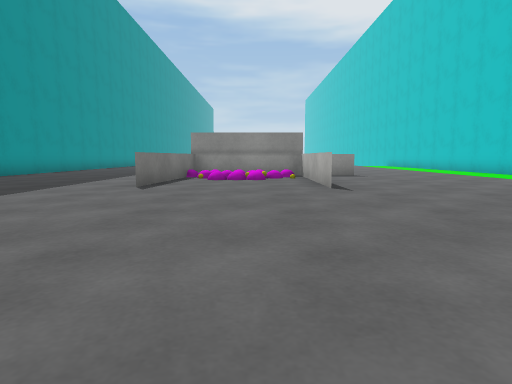
[1] (above)

24 first-person views from a walk through a 3-D level made in the Unity game engine. The camera is 0.58 m above the floor, tilts 6° down and sees 75° across. The floor is counted in squares, 1 m on a side. Each view is taken from the middle of a square. On the plan, view 1 faces up. The plan holds only what a view shows up to about 9 squares ahead; the rest is blank. The place goes on beyond the plan. Some animated figures are not drawn. Some surface patterns are stand-ins.

[2]
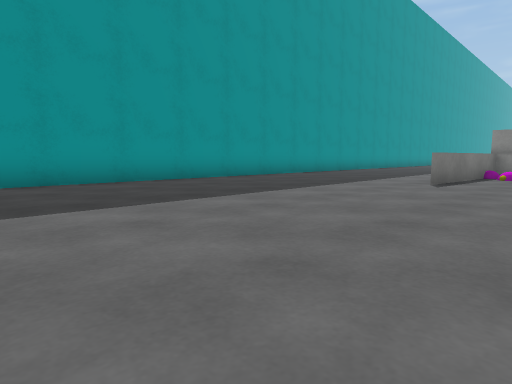

[3]
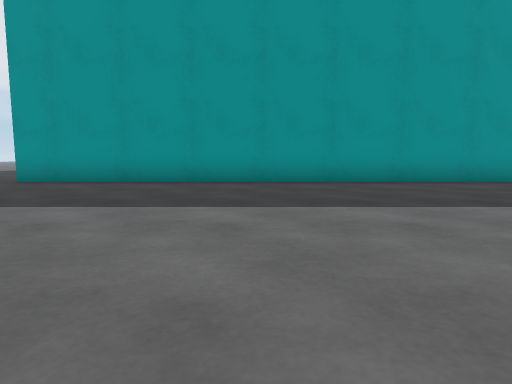

[4]
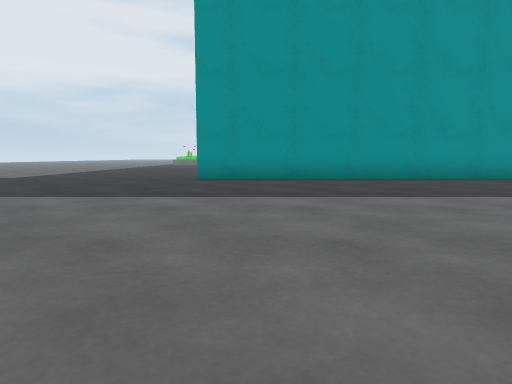

[5]
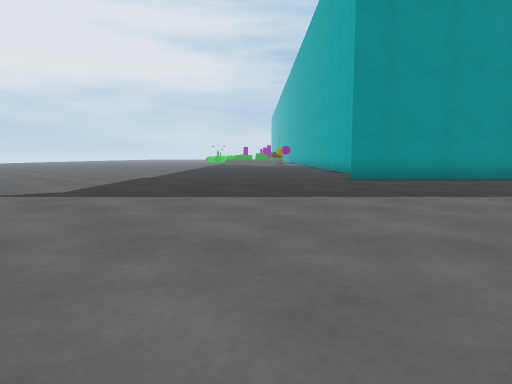

[6]
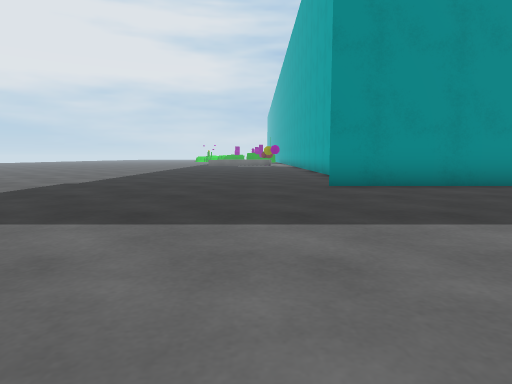

[7]
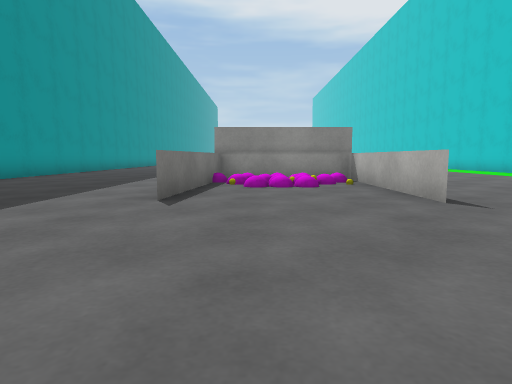

[8]
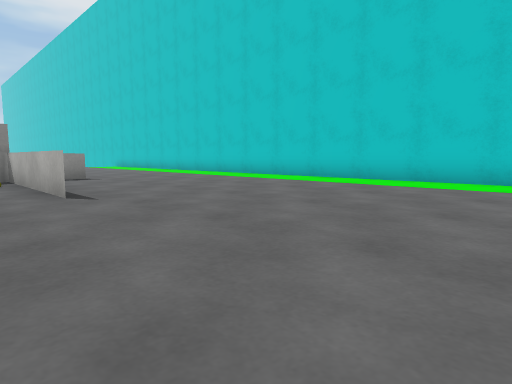

[9]
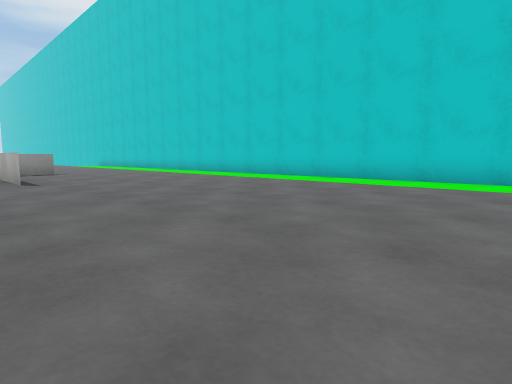

[10]
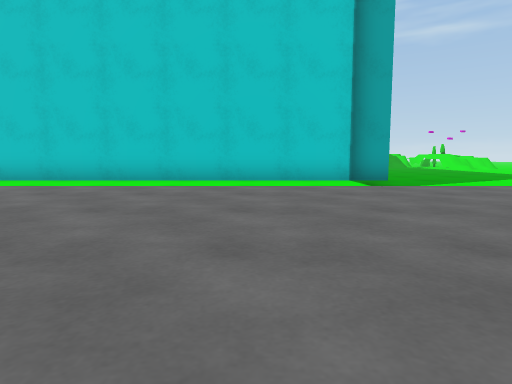

[11]
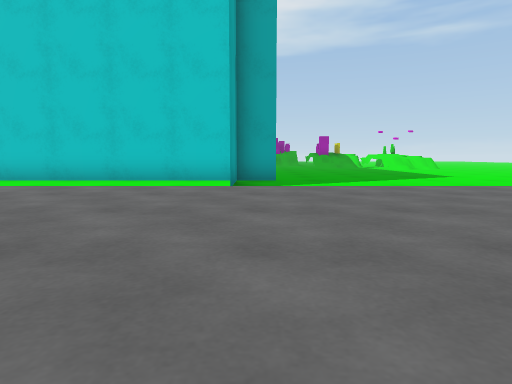

[12]
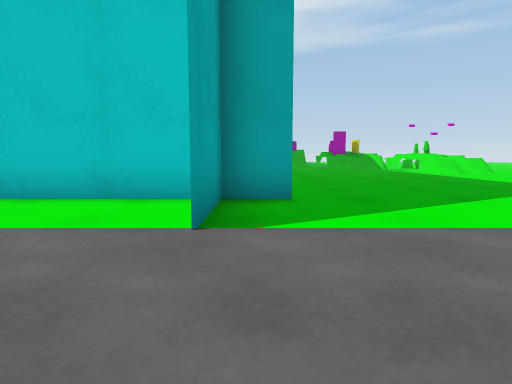

[13]
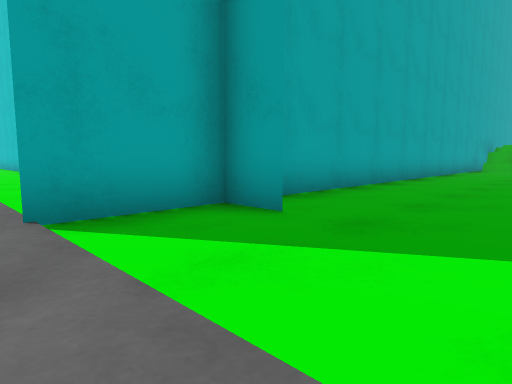

[14]
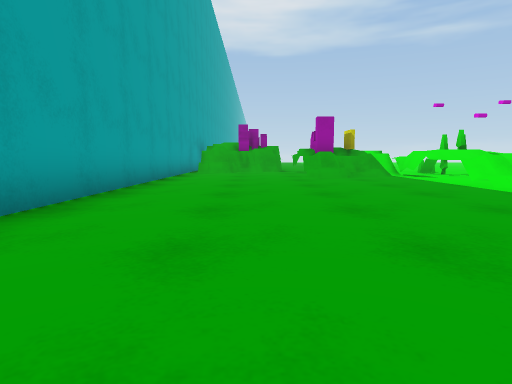

[15]
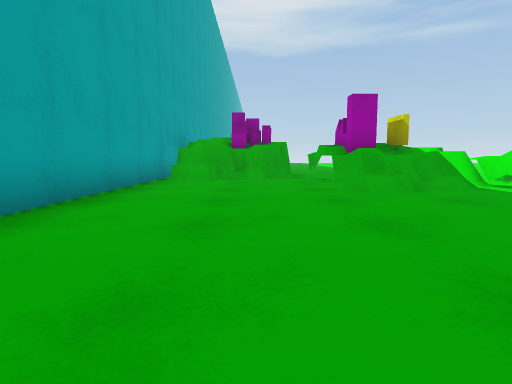

[16]
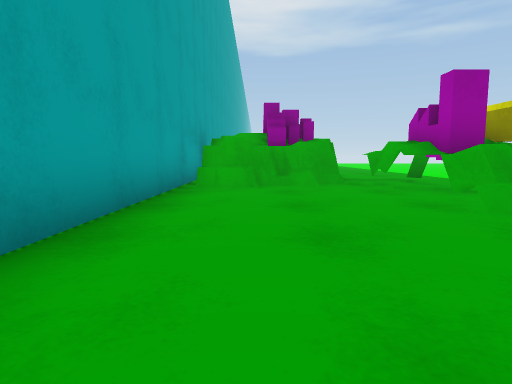

[17]
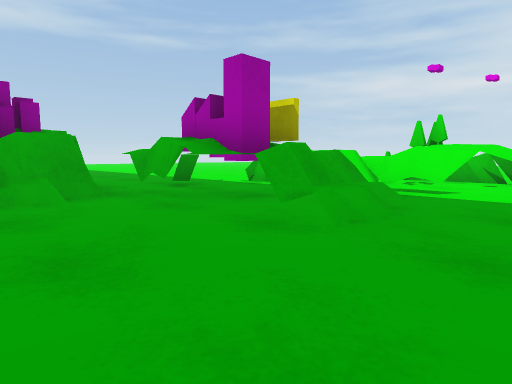

[18]
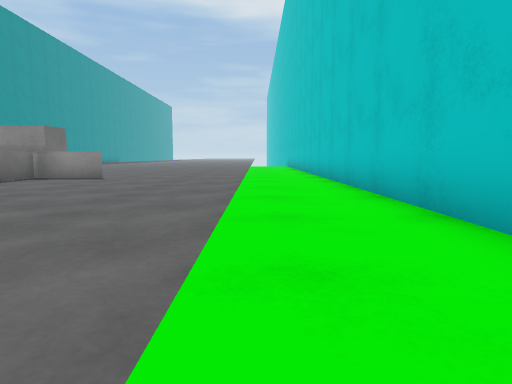

[19]
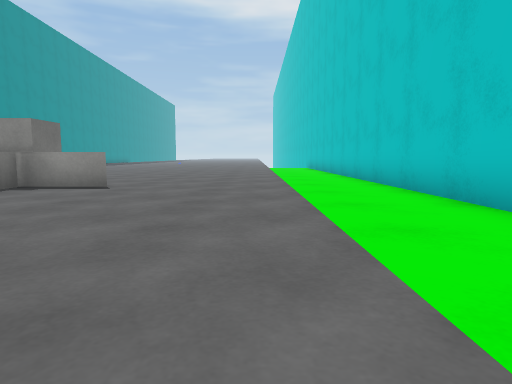

[20]
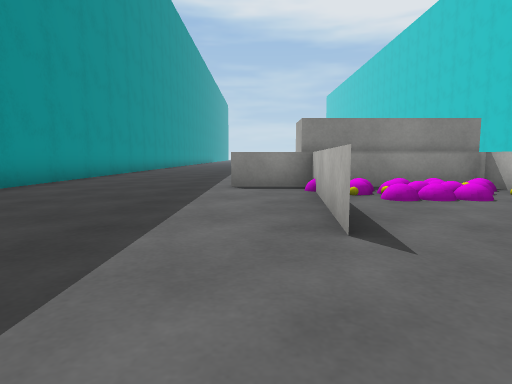

[21]
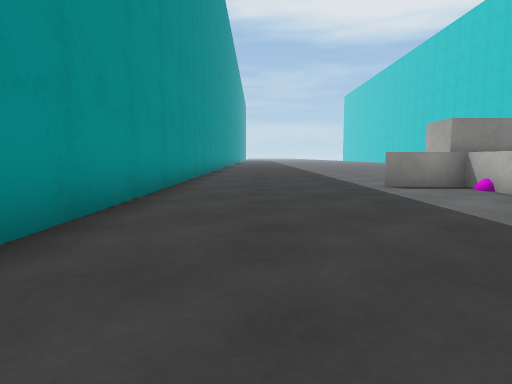

[22]
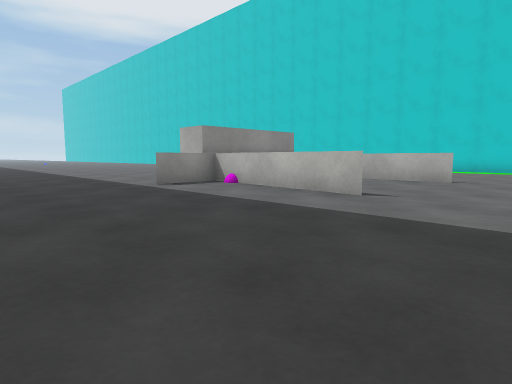

[23]
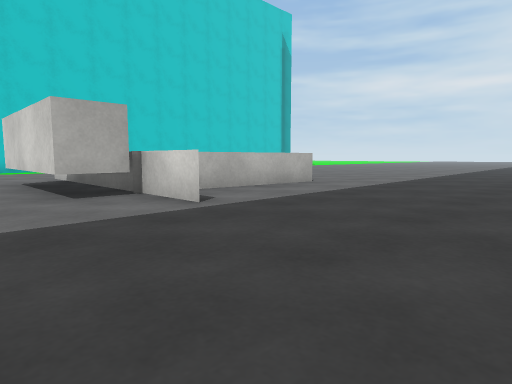

[24]
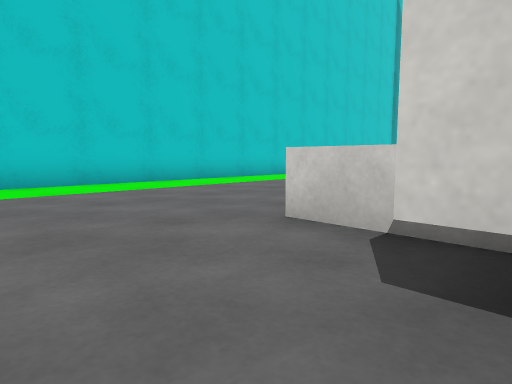

### Floor plan
Points are (right, up) in squares from view 1. A wall is a line through its corners. A room is listed if a view was taken in it or the views show most of it. See-through windows are left out.
Room 1 (views 1, 2, 3, 4, 5, 6, 7, 8, 9, 10, 11, 12, 13, 14, 15, 16, 17, 18, 19, 20, 21, 22, 23, 24)
walls: (8.9, -6.6) (8.9, 13.1); (1.4, 6.1) (1.4, 9.5); (-2.1, 8.5) (-2.3, 6.3) (-1.9, 10.7); (3.1, 10.5) (0.4, 10.5); (1.4, 10.5) (3.1, 10.5); (1.6, 10.8) (0.6, 10.8); (-1.5, 10.5) (-3.5, 10.5) (-2.8, 10.5); (-1.9, 10.5) (-2, 9.5); (-2.1, 10.8) (-2.1, 11.8) (1.4, 11.8) (1.4, 10.5) (1.4, 9.4); (-7.7, 13.1) (-7.7, -6.6); (19.1, -12.6) (20.1, -12.6); (19.9, -12.6) (20.4, -12.7); (21.3, -10.1) (22.9, -10.1); (22, -9.6) (22.7, -9.6); (20.7, -12.5) (20.7, -11); (23, -7.5) (23, -5.9); (22.6, -9.5) (23.1, -9.6); (23.4, -8.5) (23.4, -6.4); (23.6, -8.1) (23.7, -7.6); (23.5, -8.8) (23.5, -7.2); (25, -5.5) (6.5, -5.5)
low walls: (20.3, -10.5) (20.3, -9.9); (20.3, -11.1) (20.3, -10.6); (22.5, -6.2) (22.5, -5.8); (20.7, -11.7) (20.9, -11.1); (20.3, -12.6) (20.3, -11.4); (20.4, -12.7) (20.9, -12.5); (23.1, -7.3) (22.8, -6.9); (23.3, -8) (23.4, -7.5)
ways out: opening at (-0.5, 7.5) to room 2; gap at (23, -6)
objects: other object (-2, 10); other object (1, 9)
Room 2 (no view inside)
walls: (-2, 9.5) (-2.1, 8.5); (0.4, 10.5) (-1.5, 10.5); (0.6, 10.8) (-2.1, 10.8); (1.4, 9.5) (1.4, 10.5)
ways out: opening at (-0.5, 7.5) to room 1
objects: other object (-1, 10) to (0, 10)

Where each view was taken, in squares from view 1:
view 1: 0 up, 0 right, facing up
view 2: 1 down, 0 right, facing up-left
view 3: 1 down, 0 right, facing left
view 4: 5 down, 1 right, facing left
view 5: 9 down, 1 right, facing left
view 6: 8 down, 1 left, facing left
view 7: 2 up, 1 left, facing up
view 8: 1 up, 0 right, facing up-right
view 9: 2 down, 0 right, facing up-right
view 10: 3 down, 0 right, facing right
view 11: 6 down, 0 right, facing right
view 12: 6 down, 4 right, facing right
view 13: 9 down, 6 right, facing up-right
view 14: 8 down, 10 right, facing right
view 15: 8 down, 14 right, facing right
view 16: 7 down, 16 right, facing right
view 17: 7 down, 18 right, facing down-right
view 18: 2 up, 7 right, facing up
view 19: 4 up, 6 right, facing up
view 20: 4 up, 3 left, facing up
view 21: 4 up, 6 left, facing up
view 22: 4 up, 7 left, facing up-right
view 23: 13 up, 7 left, facing down-right
view 24: 13 up, 1 right, facing down-right
